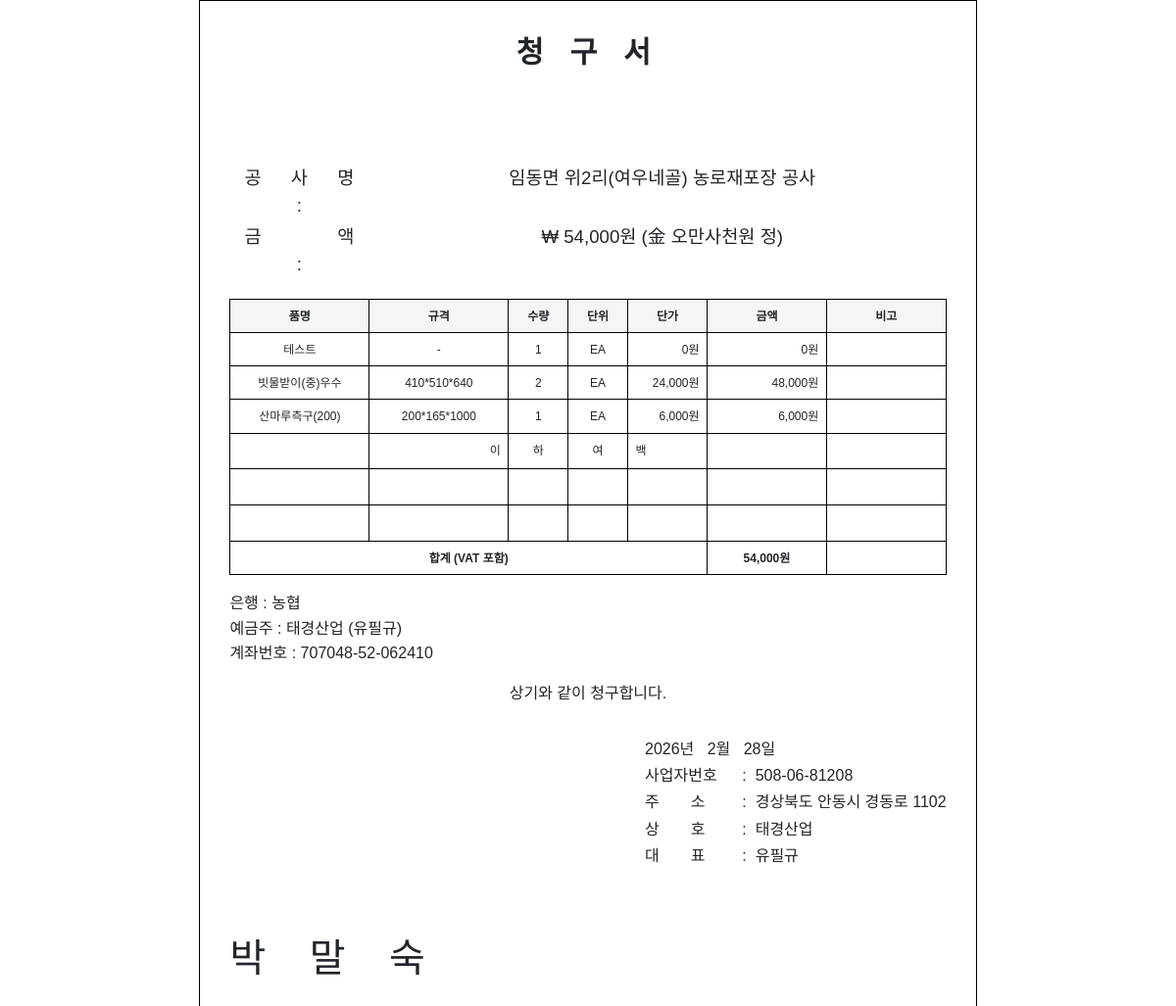
The app's page /transactions/1/cheonggu with its own data.
### models.py (models this page shows, shortened)
class Transaction(db.Model):
    __tablename__ = "transactions"
    id = db.Column(db.Integer, primary_key=True)
    code = db.Column(db.String(10), unique=True)
    customer_id = db.Column(db.Integer, db.ForeignKey("customers.id"), nullable=False)
    transaction_date = db.Column(db.Date, nullable=False)
    estimate_date = db.Column(db.Date)
    delivery_date = db.Column(db.Date)
    claim_date = db.Column(db.Date)
    project_name = db.Column(db.String(500))
    memo = db.Column(db.String(500))
    created_at = db.Column(db.DateTime, default=datetime.utcnow)
    updated_at = db.Column(db.DateTime, default=datetime.utcnow, onupdate=datetime.utcnow)
    items = db.relationship("TransactionItem", backref="transaction", lazy=True, cascade="all, delete-orphan")

class TransactionItem(db.Model):
    __tablename__ = "transaction_items"
    id = db.Column(db.Integer, primary_key=True)
    transaction_id = db.Column(db.Integer, db.ForeignKey("transactions.id"), nullable=False)
    item_id = db.Column(db.Integer, db.ForeignKey("items.id"), nullable=False)
    item_name_custom = db.Column(db.String(200))
    spec_custom = db.Column(db.String(100))
    unit_custom = db.Column(db.String(20))
    quantity = db.Column(db.Integer, default=1)
    unit_price = db.Column(db.Integer, default=0)
    supply_amount = db.Column(db.Integer, default=0)
    vat = db.Column(db.Integer, default=0)
    total = db.Column(db.Integer, default=0)
    item = db.relationship("Item", backref="transaction_items")

class Item(db.Model):
    __tablename__ = "items"
    id = db.Column(db.Integer, primary_key=True)
    code = db.Column(db.String(10), unique=True)
    name = db.Column(db.String(200), nullable=False)
    spec = db.Column(db.String(100))
    unit = db.Column(db.String(20), default="EA")
    unit_price = db.Column(db.Integer, default=0)
    image_path = db.Column(db.String(500))
    created_at = db.Column(db.DateTime, default=datetime.utcnow)

class CompanyInfo(db.Model):
    __tablename__ = "company_info"
    id = db.Column(db.Integer, primary_key=True)
    biz_no = db.Column(db.String(20))
    name = db.Column(db.String(200))
    ceo = db.Column(db.String(100))
    address = db.Column(db.String(500))
    phone = db.Column(db.String(50))
    fax = db.Column(db.String(50))
    account_no = db.Column(db.String(50))
    account_holder = db.Column(db.String(100))
    bank = db.Column(db.String(100))
    business_type = db.Column(db.String(200))
    stamp_path = db.Column(db.String(500))
    contact = db.Column(db.String(100))
    updated_at = db.Column(db.DateTime, default=datetime.utcnow, onupdate=datetime.utcnow)

### routes.py (the view)
    @app.route("/transactions/<int:id>/cheonggu")
    def cheonggu_print(id):
        t = Transaction.query.get_or_404(id)
        rows = _transaction_rows(t)
        _, _, total_amount = _totals(rows)
        popup = request.args.get("popup") == "1"
        show_stamp = request.args.get("stamp") == "1"
        return render_template(
            "print/cheonggu.html",
            transaction=t,
            customer=t.customer,
            rows=rows,
            total_amount=total_amount,
            total_amount_korean=amount_to_korean_won(total_amount),
            supplier=_supplier(),
            popup=popup,
            show_stamp=show_stamp,
        )

### routes.py (called while the page is built)
def _transaction_rows(t):
    rows = []
    for ti in t.items:
        spec = ti.spec_custom or (ti.item.spec if ti.item else None) or "-"
        unit = ti.unit_custom or (ti.item.unit if ti.item else "EA") or "EA"
        rows.append({
            "name": (ti.item_name_custom or ti.item.name) if ti.item else (ti.item_name_custom or "-"),
            "spec": spec,
            "unit": unit,
            "quantity": ti.quantity,
            "unit_price": ti.unit_price,
            "supply_amount": ti.supply_amount,
            "vat": ti.vat,
            "total": ti.total,
        })
    return rows

def _totals(rows):
    total_supply = sum(r["supply_amount"] for r in rows)
    total_vat = sum(r["vat"] for r in rows)
    total_amount = sum(r["total"] for r in rows)
    return total_supply, total_vat, total_amount

### utils.py (called while the page is built)
def num_to_korean(n):
    if n == 0:
        return "영"
    s = str(n)
    result = []
    len_s = len(s)
    for i, c in enumerate(s):
        d = int(c)
        pos = len_s - i - 1
        unit2_idx = pos // 4
        unit1_idx = pos % 4
        if d == 0:
            if unit1_idx == 0 and unit2_idx > 0:
                block = s[max(0, i - 3) : i + 1]
                if block and int(block) > 0:
                    result.append(_UNIT2[unit2_idx])
            continue
        result.append(_CR[d])
        result.append(_UNIT1[unit1_idx])
        if unit1_idx == 0 and unit2_idx > 0:
            result.append(_UNIT2[unit2_idx])
    return "".join(result)

def amount_to_korean_won(n):
    return "金 " + num_to_korean(n) + "원 정"

### templates/print/cheonggu.html (shortened to what this page needs)
<!DOCTYPE html>
<html lang="ko">
<head>
  <link href="https://cdn.jsdelivr.net/npm/bootstrap@5.3.2/dist/css/bootstrap.min.css" rel="stylesheet">
</head>
<body>
  <div class="print-area">
    <div class="gyeonjeok-title napum-title">청  구  서</div>
    <table class="napum-info-above">
      <tr><td class="napum-label napum-label-3"><span>공</span><span>사</span><span>명</span> :</td><td class="napum-value-cell">{{ transaction.project_name or '' }}</td></tr>
      <tr><td class="napum-label napum-label-3"><span>금</span><span>액</span> :</td><td class="napum-value-cell">₩ {{ "{:,}".format(total_amount) }}원 ({{ total_amount_korean }})</td></tr>
    </table>
    <div class="gyeonjeok-merged">
      <table class="gyeonjeok-detail-table napum-detail-table">
        <colgroup><col style="width:19.44%"><col style="width:19.44%"><col style="width:8.33%"><col style="width:8.33%"><col style="width:11.11%"><col style="width:16.67%"><col style="width:16.67%"></colgroup>
        <thead>
          <tr>
            <th>품명</th>
            <th>규격</th>
            <th>수량</th>
            <th>단위</th>
            <th>단가</th>
            <th>금액</th>
            <th>비고</th>
          </tr>
        </thead>
        <tbody>
          {% for r in rows %}
          <tr>
            <td{% if (r.name or '')|length > 15 %} class="gyeonjeok-cell-small"{% endif %}>{{ r.name or '' }}</td>
            <td{% if (r.get('spec') or '')|length > 15 %} class="gyeonjeok-cell-small"{% endif %}>{{ r.get('spec') or '' }}</td>
            <td>{{ r.quantity or '' }}</td>
            <td>{{ r.unit or '' }}</td>
            <td>{{ "{:,}".format((r.total // r.quantity) if r.quantity else 0) }}원</td>
            <td>{{ "{:,}".format(r.total) }}원</td>
            <td></td>
          </tr>
          {% endfor %}
          {% set blank_count = (6 - rows|length) if rows|length < 6 else 0 %}
          {% if blank_count > 0 %}
          <tr class="blank-row gyeonjeok-ihayebek-row"><td></td><td>이</td><td>하</td><td>여</td><td>백</td><td></td><td></td></tr>
          {% for i in range(blank_count - 1) %}
          <tr class="blank-row"><td>&nbsp;</td><td>&nbsp;</td><td>&nbsp;</td><td>&nbsp;</td><td>&nbsp;</td><td>&nbsp;</td><td>&nbsp;</td></tr>
          {% endfor %}
          {% endif %}
          <tr class="gyeonjeok-total-row">
            <td colspan="5" class="text-center">합계 (VAT 포함)</td>
            <td>{{ "{:,}".format(total_amount) }}원</td>
            <td></td>
          </tr>
        </tbody>
      </table>
    </div>
    <div class="cheonggu-bank-info">은행 : {{ supplier.bank or '' }}<br>예금주 : {{ supplier.account_holder or '' }}<br>계좌번호 : {{ supplier.account_no or '' }}</div>
    <div class="napum-footer-text">상기와 같이 청구합니다.</div>
    <div class="napum-footer-info">
      <table style="width: auto; min-width: 12em;">
        <colgroup><col style="width: 4.5em"><col style="width: 1em"><col></colgroup>
        <tr><td colspan="3" class="napum-footer-date"><span id="displayDate">{{ (transaction.claim_date or transaction.transaction_date).year }}년&nbsp;&nbsp;&nbsp;{{ (transaction.claim_date or transaction.transaction_date).month }}월&nbsp;&nbsp;&nbsp;{{ (transaction.claim_date or transaction.transaction_date).day }}일</span></td></tr>
        <tr><td class="napum-footer-label">사업자번호</td><td class="napum-footer-colon">:</td><td class="napum-footer-value">{{ supplier.biz_no or '' }}</td></tr>
        <tr><td class="napum-footer-label napum-footer-equal">주소</td><td class="napum-footer-colon">:</td><td class="napum-footer-value">{{ supplier.address or '' }}</td></tr>
        <tr><td class="napum-footer-label napum-footer-equal">상호</td><td class="napum-footer-colon">:</td><td class="napum-footer-value">{{ supplier.name or '' }}</td></tr>
        <tr><td class="napum-footer-label napum-footer-equal">대표</td><td class="napum-footer-colon">:</td><td class="napum-footer-value napum-footer-value-ceo"><span class="napum-ceo-text">{{ supplier.ceo or '' }}</span></td></tr>
      </table>
    </div>
    <div class="napum-footer-ceo">{% for char in (customer.ceo or '') %}{{ char }}{% if not loop.last %}&nbsp;&nbsp;&nbsp;&nbsp;{% endif %}{% endfor %}</div>
  </div>
</body>
</html>

### templates/print/cheonggu.html (style rules this page uses)
body { background-color: unset; background: unset; text-align: center; }
.print-area { max-width: 210mm; margin: 0 auto; padding: 8mm; border: 1px solid #000; font-family: "Noto Sans KR", "Malgun Gothic", "Apple SD Gothic Neo", sans-serif; }
.gyeonjeok-title { font-size: 1.9rem; font-weight: bold; text-align: center; margin-bottom: 8mm; letter-spacing: 0.3em; }
.gyeonjeok-merged { page-break-inside: avoid; }
.gyeonjeok-detail-table { width: 100%; border-collapse: collapse; font-size: 0.75rem; table-layout: fixed; border: 1px solid #000; border-top: none; margin-top: -1px; }
.gyeonjeok-detail-table th, .gyeonjeok-detail-table td { border: 1px solid #000; padding: 2mm; white-space: nowrap; overflow: hidden; text-overflow: ellipsis; box-sizing: border-box; }
.gyeonjeok-detail-table th { background: #f5f5f5; text-align: center; font-weight: bold; height: 5.5mm; }
.gyeonjeok-detail-table tbody tr { height: 5.5mm; }
.gyeonjeok-detail-table tbody tr td { height: 5.5mm; min-height: 5.5mm; }
.gyeonjeok-detail-table tbody tr.blank-row td { height: 5.5mm !important; min-height: 5.5mm !important; line-height: 5.5mm !important; }
.gyeonjeok-detail-table tbody tr.blank-row.gyeonjeok-ihayebek-row td:nth-child(2) { text-align: right; }
.gyeonjeok-detail-table tbody tr.blank-row.gyeonjeok-ihayebek-row td:nth-child(5) { text-align: left; }
.gyeonjeok-detail-table tbody td:nth-child(1), .gyeonjeok-detail-table tbody td:nth-child(2), .gyeonjeok-detail-table tbody td:nth-child(3), .gyeonjeok-detail-table tbody td:nth-child(4) { text-align: center; }
.gyeonjeok-detail-table tbody td:nth-child(5), .gyeonjeok-detail-table tbody td:nth-child(6) { text-align: right; }
.gyeonjeok-detail-table tbody td:nth-child(7) { text-align: left; }
.gyeonjeok-detail-table .gyeonjeok-total-row td { font-weight: bold; height: 5.5mm; }
.napum-detail-table { border-top: 1px solid #000; }
.napum-footer-text { text-align: center; margin-top: 1em; }
.napum-footer-info { text-align: right; margin-top: 2em; line-height: 1.6; }
.napum-footer-info table { margin-left: auto; border: none; table-layout: fixed; }
.napum-footer-info td { border: none; padding: 0 0 0.1em 0; vertical-align: top; }
.napum-footer-info .napum-footer-date { text-align: left; }
.napum-footer-info .napum-footer-label { text-align: left; width: 4.5em; white-space: nowrap; }
.napum-footer-info .napum-footer-equal { letter-spacing: 2em; }
.napum-footer-info .napum-footer-colon { width: 1em; padding: 0; text-align: center; }
.napum-footer-info .napum-footer-value { text-align: left; padding-left: 0.2em; }
.napum-footer-value-ceo { position: relative; }
.napum-footer-ceo { font-size: 30pt; text-align: left; margin-top: 1.5em; }
.napum-title { margin-bottom: 3em; }
.napum-info-above { font-size: 14pt; margin-bottom: 1em; line-height: 1.5; width: 100%; table-layout: fixed; border: none; }
.napum-info-above td { border: none; padding: 0 0 0.2em 0; vertical-align: top; }
.napum-info-above .napum-label { width: 19.44%; }
.napum-info-above .napum-label-3 span { display: inline-block; width: 33.33%; text-align: center; }
.napum-info-above .napum-value-cell { padding-left: 0.5em; }
.cheonggu-bank-info { text-align: left; margin-top: 1em; line-height: 1.6; }

### records on screen
Transaction: claim_date+transaction_date "2026", claim_date+transaction_date "2", claim_date+transaction_date "28"
TransactionItem: item_name_custom "테스트", r "-", quantity "1", unit_custom "EA", total "0"
Item: name "빗물받이(중)우수", spec "410*510*640", unit "EA"
TransactionItem: total "24,000", total "48,000"
Item: name "산마루측구(200)", spec "200*165*1000", unit "EA"
TransactionItem: total "6,000", total "6,000"
CompanyInfo: bank "농협", account_holder "태경산업 (유필규)", account_no "707048-52-062410", biz_no "508-06-81208", address "경상북도 안동시 경동로 1102", name "태경산업", ceo "유필규"

### other values on screen
{{ "{:,}".format(total_amount) }} "54,000"
{{ total_amount_korean }} "金 오만사천원 정"
{{ r.quantity or '' }} "2" "1"
{{ char }} "박" "말" "숙"
